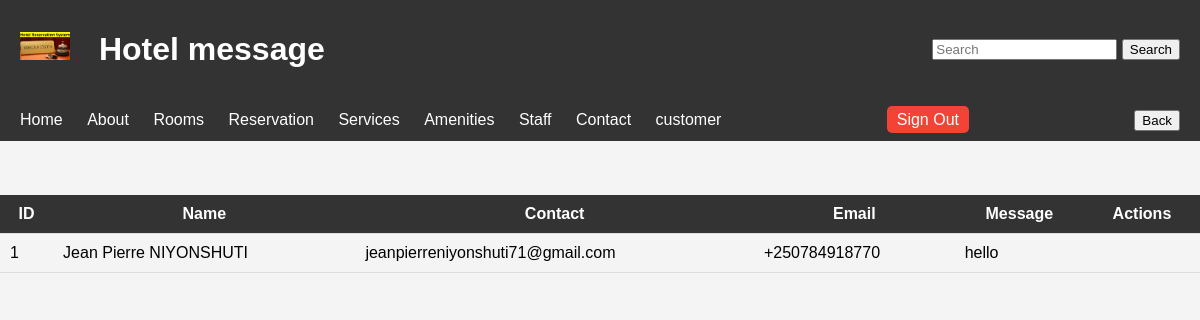
The app's page /landingmessage.php with its own data.
### tables this page shows
CREATE TABLE `message` (
  `id` int(11) NOT NULL,
  `name` varchar(255) NOT NULL,
  `email` varchar(255) NOT NULL,
  `phone` varchar(20) DEFAULT NULL,
  `message` text NOT NULL,
  `created_at` timestamp NOT NULL DEFAULT current_timestamp()
);

### landingmessage.php (the view, shortened to what this page needs)
<!DOCTYPE html>
<html lang="en">
<head>
    <link rel="stylesheet" href="https://cdnjs.cloudflare.com/ajax/libs/font-awesome/5.15.4/css/all.min.css">
     <link rel="stylesheet" href="css/style5.css">
</head>
<body>    <header>
        <h1><img src="image/icon.jpg" alt="icon"> Hotel message</h1>
                        <div class="col-3 offset">
    <form class="d-flex" action="searchmessage.php" method="GET">
        <input class="form-control me-2" type="search" placeholder="Search" aria-label="Search" name="query">
        <button class="btn btn-outline-success" type="submit">Search</button>
    </form>
</header>
<header>
      <nav>
        <ul>
            <li><a href="home.html">Home</a></li>
            <li><a href="about.html">About</a></li>
            <li><a href="room.html">Rooms</a></li>
            <li><a href="reservation.html">Reservation</a></li>
            <li><a href="services.html">Services</a></li>
            <li><a href="amenities.html">Amenities</a></li>
            <li><a href="staff.html">Staff</a></li>
            <li><a href="contact.html">Contact</a></li>
            <li><a href="costomer.html">customer</a></li>
        </ul>
    </nav>
    <div class="signout">
        <a href="loginout.php">Sign Out</a>
    </div>
    <div>
            <button type="button" onclick="window.location.href='message.html'">Back</button>
    </div>
</header>
<?php
require_once "dbconnect.php";
?>
<!DOCTYPE html>
<html lang="en">
<head>
</head>
<body>
    <br><br><br>
    <table id="dataTable" class="table table-hover text-center">
        <tr>
            <th>ID</th>
            <th>Name</th>
            <th>Contact</th>
            <th>Email</th>
            <th>Message</th>
            <th>Actions</th>
        </tr>
        <?php
        $sql = "SELECT * FROM message";
        $result = $conn->query($sql);
        if ($result->num_rows > 0) {
            while ($row = $result->fetch_assoc()) {
                echo "<tr>";
                echo "<td>" . $row["id"] . "</td>";
                echo "<td>" . $row["name"] . "</td>";
                echo "<td>" . $row["email"] . "</td>";
                echo "<td>" . $row["phone"] . "</td>";
                echo "<td>" . $row["message"] . "</td>";
                echo "<td>";
                echo "</td>";
                echo "</tr>";
            }
        } else {
            echo "<tr><td colspan='6'>No data found</td></tr>";
        }
        ?>
    </table>
</body>
</html>

### css/style5.css (style rules this page uses)
body { font-family: Arial, sans-serif; margin: 0; padding: 0; background-color: #f4f4f4; }
header { background-color: #333; color: #fff; padding: 10px 20px; display: flex; justify-content: space-between; align-items: center; }
header img { width: 50px; margin-right: 20px; }
nav ul { list-style-type: none; padding: 0; margin: 0; }
nav ul li { display: inline; margin-right: 20px; position: relative; }
nav ul li a { color: #fff; text-decoration: none; }
.signout { margin-right: 20px; }
.signout a { color: #fff; text-decoration: none; padding: 5px 10px; background-color: #f44336; border: none; cursor: pointer; border-radius: 5px; }
table { width: 100%; border-collapse: collapse; }
th, td { padding: 10px; border-bottom: 1px solid #ddd; }
th { background-color: #333; color: white; }

### records on screen
message: id "1", name "Jean Pierre NIYONSHUTI", email "jeanpierreniyonshuti71@gmail.com", phone "+250784918770", message "hello"
